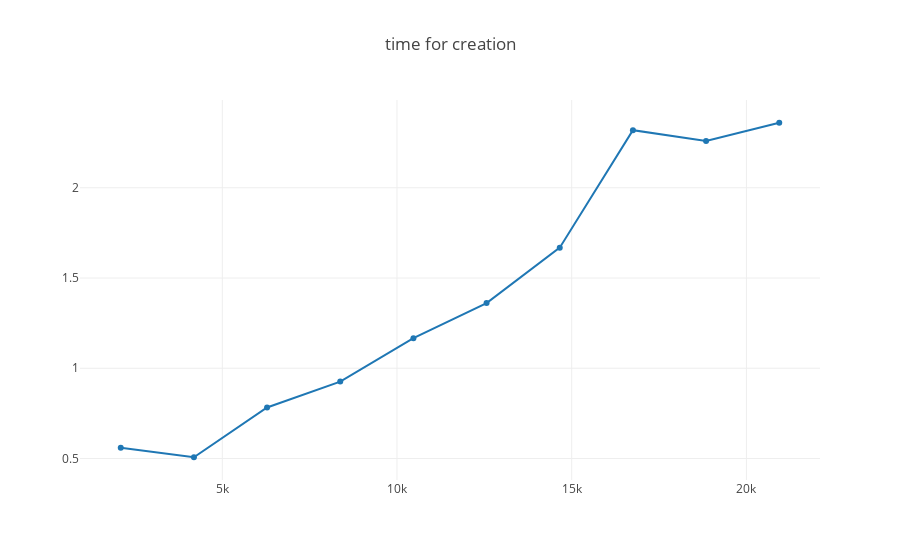

Write notebook code for a chart like this one.
### Code cell
import plotly
from plotly.graph_objs import Scatter, Layout

plotly.offline.init_notebook_mode(connected=True)

plotly.offline.iplot({
    "data": [Scatter(x=sizeofword, y=duration)],
    "layout": Layout(title="time for creation"),
}, filename="tm_creation_time.html")

### Figure 1 — Plotly figure (JSON) as saved in the notebook; plotly's stock layout.template omitted (floating-point values rounded to 4 significant figures)
{"data": [{"type": "scatter", "x": [2094, 4188, 6282, 8376, 10470, 12564, 14658, 16752, 18846, 20940], "y": [0.5604, 0.5071, 0.783, 0.9263, 1.167, 1.361, 1.668, 2.319, 2.259, 2.36]}], "layout": {"title": "time for creation"}}
